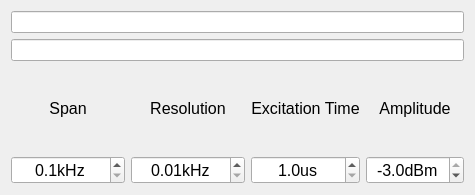
<?xml version="1.0" encoding="UTF-8"?>
<ui version="4.0">
 <class>Form</class>
 <widget class="QWidget" name="Form">
  <property name="geometry">
   <rect>
    <x>0</x>
    <y>0</y>
    <width>467</width>
    <height>195</height>
   </rect>
  </property>
  <property name="sizePolicy">
   <sizepolicy hsizetype="Preferred" vsizetype="Fixed">
    <horstretch>0</horstretch>
    <verstretch>0</verstretch>
   </sizepolicy>
  </property>
  <property name="windowTitle">
   <string>Form</string>
  </property>
  <layout class="QGridLayout" name="gridLayout">
   <item row="2" column="2">
    <widget class="QLabel" name="label_3">
     <property name="font">
      <font>
       <pointsize>12</pointsize>
      </font>
     </property>
     <property name="text">
      <string>Excitation Time</string>
     </property>
     <property name="alignment">
      <set>Qt::AlignCenter</set>
     </property>
    </widget>
   </item>
   <item row="0" column="0" colspan="4">
    <widget class="QLineEdit" name="uiCollection">
     <property name="readOnly">
      <bool>true</bool>
     </property>
    </widget>
   </item>
   <item row="2" column="1">
    <widget class="QLabel" name="label_2">
     <property name="font">
      <font>
       <pointsize>12</pointsize>
      </font>
     </property>
     <property name="text">
      <string>Resolution</string>
     </property>
     <property name="alignment">
      <set>Qt::AlignCenter</set>
     </property>
    </widget>
   </item>
   <item row="2" column="0">
    <widget class="QLabel" name="label">
     <property name="font">
      <font>
       <pointsize>12</pointsize>
      </font>
     </property>
     <property name="text">
      <string>Span</string>
     </property>
     <property name="alignment">
      <set>Qt::AlignCenter</set>
     </property>
    </widget>
   </item>
   <item row="2" column="3">
    <widget class="QLabel" name="label_4">
     <property name="font">
      <font>
       <pointsize>12</pointsize>
      </font>
     </property>
     <property name="text">
      <string>Amplitude</string>
     </property>
     <property name="alignment">
      <set>Qt::AlignCenter</set>
     </property>
    </widget>
   </item>
   <item row="1" column="0" colspan="4">
    <widget class="QLineEdit" name="uiName">
     <property name="readOnly">
      <bool>true</bool>
     </property>
    </widget>
   </item>
   <item row="3" column="1">
    <widget class="QDoubleSpinBox" name="uiResolution">
     <property name="font">
      <font>
       <pointsize>12</pointsize>
      </font>
     </property>
     <property name="alignment">
      <set>Qt::AlignCenter</set>
     </property>
     <property name="keyboardTracking">
      <bool>false</bool>
     </property>
     <property name="suffix">
      <string>kHz</string>
     </property>
     <property name="minimum">
      <double>0.010000000000000</double>
     </property>
     <property name="maximum">
      <double>1000.000000000000000</double>
     </property>
    </widget>
   </item>
   <item row="3" column="0">
    <widget class="QDoubleSpinBox" name="uiSpan">
     <property name="font">
      <font>
       <pointsize>12</pointsize>
      </font>
     </property>
     <property name="alignment">
      <set>Qt::AlignCenter</set>
     </property>
     <property name="keyboardTracking">
      <bool>false</bool>
     </property>
     <property name="suffix">
      <string>kHz</string>
     </property>
     <property name="decimals">
      <number>1</number>
     </property>
     <property name="minimum">
      <double>0.100000000000000</double>
     </property>
     <property name="maximum">
      <double>10000.000000000000000</double>
     </property>
    </widget>
   </item>
   <item row="3" column="2">
    <widget class="QDoubleSpinBox" name="uiDuration">
     <property name="font">
      <font>
       <pointsize>12</pointsize>
      </font>
     </property>
     <property name="alignment">
      <set>Qt::AlignCenter</set>
     </property>
     <property name="keyboardTracking">
      <bool>false</bool>
     </property>
     <property name="suffix">
      <string>us</string>
     </property>
     <property name="decimals">
      <number>1</number>
     </property>
     <property name="minimum">
      <double>1.000000000000000</double>
     </property>
     <property name="maximum">
      <double>10000.000000000000000</double>
     </property>
    </widget>
   </item>
   <item row="3" column="3">
    <widget class="QDoubleSpinBox" name="uiAmplitude">
     <property name="font">
      <font>
       <pointsize>12</pointsize>
      </font>
     </property>
     <property name="alignment">
      <set>Qt::AlignCenter</set>
     </property>
     <property name="keyboardTracking">
      <bool>false</bool>
     </property>
     <property name="suffix">
      <string>dBm</string>
     </property>
     <property name="decimals">
      <number>1</number>
     </property>
     <property name="minimum">
      <double>-63.000000000000000</double>
     </property>
     <property name="maximum">
      <double>-3.000000000000000</double>
     </property>
    </widget>
   </item>
  </layout>
 </widget>
 <resources/>
 <connections/>
</ui>
